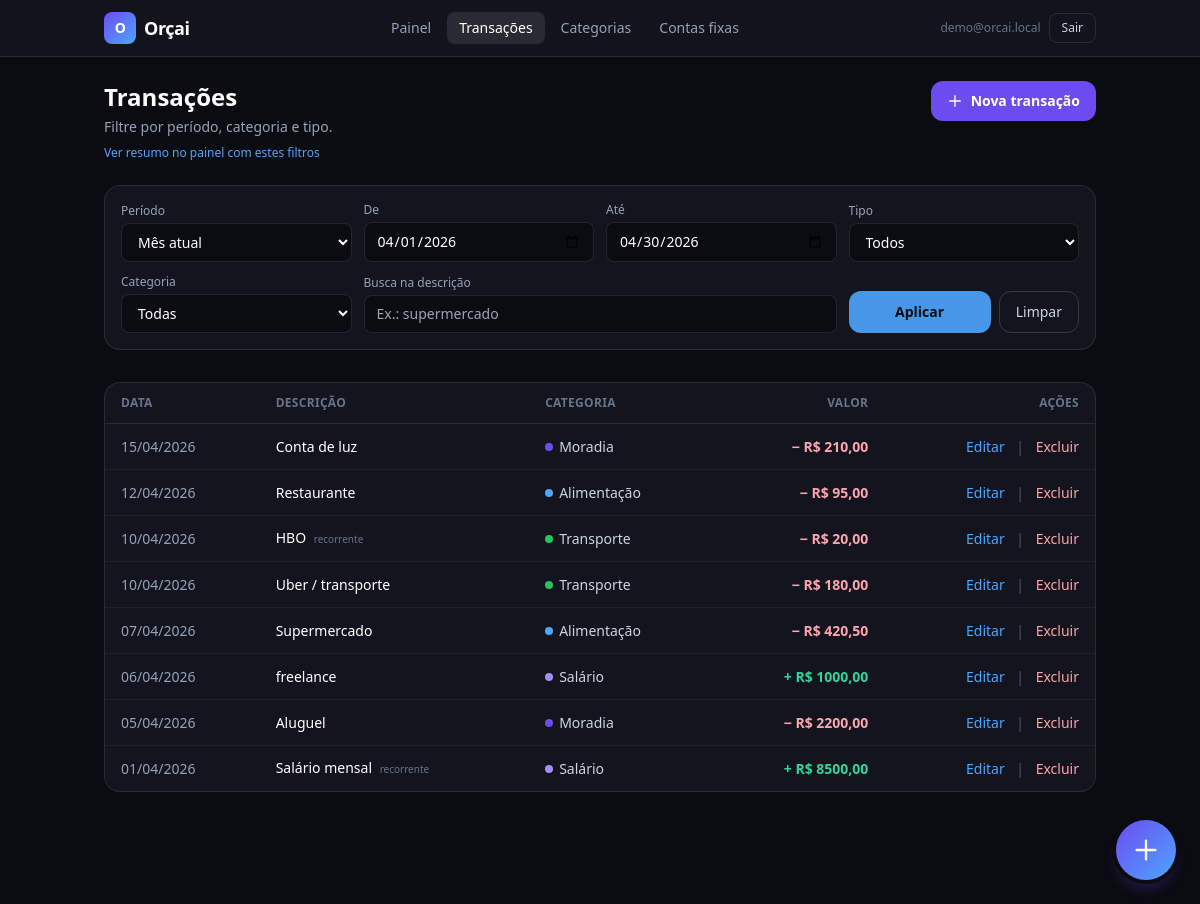
/transacoes/ (signed in), run on the app's committed database.
### users/models.py (models this page shows, shortened)
class User(AbstractUser):
    email = models.EmailField("e-mail", unique=True)
    USERNAME_FIELD = "email"
    REQUIRED_FIELDS: list[str] = []
    class Meta:
        verbose_name = "usuário"
        verbose_name_plural = "usuários"

### finance/models.py (models this page shows, shortened)
class Transaction(models.Model):
    user = models.ForeignKey(
        settings.AUTH_USER_MODEL,
        on_delete=models.CASCADE,
        related_name="transactions",
    )
    description = models.CharField("descrição", max_length=255)
    amount = models.DecimalField(
        "valor",
        max_digits=14,
        decimal_places=2,
        validators=[MinValueValidator(Decimal("0.01"))],
    )
    transaction_type = models.CharField(
        "tipo",
        max_length=16,
        choices=TransactionType.choices,
    )
    category = models.ForeignKey(
        Category,
        on_delete=models.SET_NULL,
        null=True,
        blank=True,
        related_name="transactions",
    )
    occurred_on = models.DateField("data")
    is_recurring = models.BooleanField(
        "recorrente",
        default=False,
        help_text="Indica padrão recorrente além do plano de parcelas (ex.: assinatura).",
    )
    installment_plan = models.ForeignKey(
        InstallmentPlan,
        on_delete=models.CASCADE,
        null=True,
        blank=True,
        related_name="transactions",
    )
    installment_number = models.PositiveSmallIntegerField(
        "número da parcela",
        null=True,
        blank=True,
    )
    notes = models.TextField("observações", blank=True)
    created_at = models.DateTimeField(auto_now_add=True)
    updated_at = models.DateTimeField(auto_now=True)
    class Meta:
        verbose_name = "transação"
        verbose_name_plural = "transações"
        ordering = ["-occurred_on", "-pk"]
        indexes = [
            models.Index(fields=["user", "occurred_on"]),
            models.Index(fields=["user", "transaction_type", "occurred_on"]),
        ]

class Category(models.Model):
    user = models.ForeignKey(
        settings.AUTH_USER_MODEL,
        on_delete=models.CASCADE,
        related_name="categories",
    )
    name = models.CharField("nome", max_length=120)
    slug = models.SlugField(max_length=130, blank=True)
    kind = models.CharField(
        "tipo",
        max_length=16,
        choices=CategoryKind.choices,
        default=CategoryKind.EXPENSE,
    )
    color = models.CharField("cor (hex)", max_length=7, default="#6C4CF1")
    sort_order = models.PositiveSmallIntegerField("ordem", default=0)
    is_system = models.BooleanField(
        "categoria do sistema",
        default=False,
        help_text="Criada automaticamente; o usuário pode ocultar mas não excluir facilmente.",
    )
    created_at = models.DateTimeField(auto_now_add=True)
    updated_at = models.DateTimeField(auto_now=True)
    class Meta:
        verbose_name = "categoria"
        verbose_name_plural = "categorias"
        ordering = ["sort_order", "name"]
        constraints = [
            models.UniqueConstraint(
                fields=["user", "slug"],
                name="unique_category_slug_per_user",
            ),
        ]
        indexes = [
            models.Index(fields=["user", "kind"]),
        ]

### finance/views.py (the view)
# urls.py: path("transacoes/", views.TransactionListView.as_view(), name="transaction_list"),
class TransactionListView(UserScopedMixin, ListView):
    model = Transaction
    context_object_name = "transactions"
    template_name = "finance/transaction_list.html"
    paginate_by = 20
    def get_queryset(self):
        qs = (
            super()
            .get_queryset()
            .select_related("category", "installment_plan")
            .order_by("-occurred_on", "-pk")
        )
        df, dt, period = resolve_period_from_get(self.request.GET)
        self._filter_date_from = df
        self._filter_date_to = dt
        self._period_key = period
        qs = qs.filter(occurred_on__gte=df, occurred_on__lte=dt)
        cat = self.request.GET.get("category")
        if cat and str(cat).isdigit():
            qs = qs.filter(category_id=int(cat))
        tt = self.request.GET.get("type")
        if tt in (TransactionType.INCOME, TransactionType.EXPENSE):
            qs = qs.filter(transaction_type=tt)
        q = (self.request.GET.get("q") or "").strip()
        if q:
            qs = qs.filter(description__icontains=q)
        return qs
    def get_context_data(self, **kwargs):
        ctx = super().get_context_data(**kwargs)
        ctx["filter_date_from"] = self._filter_date_from
        ctx["filter_date_to"] = self._filter_date_to
        ctx["period"] = self._period_key
        ctx["filter_category"] = self.request.GET.get("category") or ""
        ctx["filter_type"] = self.request.GET.get("type") or ""
        ctx["filter_q"] = self.request.GET.get("q") or ""
        ctx["category_choices"] = Category.objects.filter(user=self.request.user).order_by(
            "sort_order", "name"
        )
        p = self.request.GET.copy()
        p.pop("page", None)
        ctx["qs_nopage"] = urlencode(p)
        return ctx

### finance/mixins.py (called while the page is built)
    def get_queryset(self):
        qs = super().get_queryset()
        return qs.filter(**{self.user_field: self.request.user})

### finance/services/dates.py (called while the page is built)
def first_day_of_month(d: date) -> date:
    return date(d.year, d.month, 1)

def last_day_of_month(d: date) -> date:
    last = calendar.monthrange(d.year, d.month)[1]
    return date(d.year, d.month, last)

### finance/services/period.py (called while the page is built, shortened)
def resolve_period_from_get(get) -> tuple[date, date, str]:
    period = get.get("period") or "this_month"
    today = timezone.localdate()
    if period == "last_month":
        first_this = first_day_of_month(today)
        last_prev = first_this - timedelta(days=1)
        return first_day_of_month(last_prev), last_prev, period
    return first_day_of_month(today), last_day_of_month(today), period

### templates/finance/transaction_list.html (shortened to what this page needs)
{% extends "layouts/app_shell.html" %}
{% block app_main %}
<div class="flex flex-col gap-4 sm:flex-row sm:items-start sm:justify-between">
  <div>
    <h1 class="text-2xl font-semibold text-white">Transações</h1>
    <p class="mt-1 text-sm text-slate-400">Filtre por período, categoria e tipo.</p>
    <p class="mt-2 text-xs"><a href="{% url 'dashboard:home' %}{% if request.GET.urlencode %}?{{ request.GET.urlencode }}{% endif %}" class="text-skyfi hover:underline">Ver resumo no painel com estes filtros</a></p>
  </div>
  <a href="{% url 'finance:transaction_create' %}" class="inline-flex shrink-0 items-center justify-center gap-2 rounded-xl bg-orchid px-4 py-2.5 text-sm font-semibold text-white hover:opacity-95">
    <svg class="h-4 w-4" fill="none" viewBox="0 0 24 24" stroke="currentColor"><path stroke-linecap="round" stroke-linejoin="round" stroke-width="2" d="M12 4v16m8-8H4"/></svg>
    Nova transação
  </a>
</div>
<form method="get" class="mt-6 grid gap-3 rounded-2xl border border-white/10 bg-card p-4 sm:grid-cols-2 lg:grid-cols-4 lg:items-end">
  <div>
    <label class="block text-xs font-medium text-slate-400">Período</label>
    <select name="period" class="mt-1 w-full rounded-lg border border-white/10 bg-night px-3 py-2 text-sm text-white focus:ring-2 focus:ring-skyfi">
      <option value="this_month" {% if period == 'this_month' %}selected{% endif %}>Mês atual</option>
    </select>
  </div>
  <div>
    <label class="block text-xs font-medium text-slate-400">De</label>
    <input type="date" name="date_from" value="{{ filter_date_from|date:'Y-m-d' }}" class="mt-1 w-full rounded-lg border border-white/10 bg-night px-3 py-2 text-sm text-white focus:ring-2 focus:ring-skyfi">
  </div>
  <div>
    <label class="block text-xs font-medium text-slate-400">Até</label>
    <input type="date" name="date_to" value="{{ filter_date_to|date:'Y-m-d' }}" class="mt-1 w-full rounded-lg border border-white/10 bg-night px-3 py-2 text-sm text-white focus:ring-2 focus:ring-skyfi">
  </div>
  <div>
    <label class="block text-xs font-medium text-slate-400">Tipo</label>
    <select name="type" class="mt-1 w-full rounded-lg border border-white/10 bg-night px-3 py-2 text-sm text-white focus:ring-2 focus:ring-skyfi">
      <option value="">Todos</option>
    </select>
  </div>
  <div>
    <label class="block text-xs font-medium text-slate-400">Categoria</label>
    <select name="category" class="mt-1 w-full rounded-lg border border-white/10 bg-night px-3 py-2 text-sm text-white focus:ring-2 focus:ring-skyfi">
      <option value="">Todas</option>
    </select>
  </div>
  <div class="sm:col-span-2">
    <label class="block text-xs font-medium text-slate-400">Busca na descrição</label>
    <input type="search" name="q" value="{{ filter_q }}" placeholder="Ex.: supermercado" class="mt-1 w-full rounded-lg border border-white/10 bg-night px-3 py-2 text-sm text-white focus:ring-2 focus:ring-skyfi">
  </div>
  <div class="flex gap-2 sm:col-span-2 lg:col-span-1">
    <button type="submit" class="flex-1 rounded-xl bg-skyfi/90 py-2.5 text-sm font-semibold text-night hover:bg-skyfi">Aplicar</button>
    <a href="{% url 'finance:transaction_list' %}" class="rounded-xl border border-white/15 px-4 py-2.5 text-sm text-slate-300 hover:bg-white/5">Limpar</a>
  </div>
</form>
<div class="mt-8 overflow-x-auto rounded-2xl border border-white/10 bg-card">
  <table class="min-w-full text-left text-sm">
    <thead class="border-b border-white/10 text-xs uppercase tracking-wide text-slate-500">
      <tr>
        <th class="px-4 py-3">Data</th>
        <th class="px-4 py-3">Descrição</th>
        <th class="px-4 py-3">Categoria</th>
        <th class="px-4 py-3 text-right">Valor</th>
        <th class="px-4 py-3 text-right">Ações</th>
      </tr>
    </thead>
    <tbody class="divide-y divide-white/5">
      {% for t in transactions %}
      <tr class="hover:bg-white/[0.02]">
        <td class="whitespace-nowrap px-4 py-3 text-slate-400">{{ t.occurred_on|date:"d/m/Y" }}</td>
        <td class="px-4 py-3">
          <span class="font-medium text-white">{{ t.description }}</span>
          {% if t.is_recurring %}
          <span class="ml-1 text-[10px] text-slate-500">recorrente</span>
          {% endif %}
        </td>
        <td class="px-4 py-3">
          {% if t.category %}
          <span class="inline-flex items-center gap-1.5 text-slate-300">
            <span class="h-2 w-2 rounded-full" style="background:{{ t.category.color }}"></span>
            {{ t.category.name }}
          </span>
          {% else %}
          <span class="text-slate-500">—</span>
          {% endif %}
        </td>
        <td class="px-4 py-3 text-right font-semibold tabular-nums {% if t.transaction_type == 'income' %}text-emerald-400{% else %}text-rose-300{% endif %}">
          {% if t.transaction_type == 'income' %}+{% else %}−{% endif %} R$ {{ t.amount|floatformat:2 }}
        </td>
        <td class="px-4 py-3 text-right whitespace-nowrap">
          <a href="{% url 'finance:transaction_update' t.pk %}" class="text-skyfi hover:underline">Editar</a>
          <span class="mx-2 text-slate-600">|</span>
          <a href="{% url 'finance:transaction_delete' t.pk %}" class="text-red-300 hover:underline">Excluir</a>
        </td>
      </tr>
      {% empty %}
      <tr>
        <td colspan="5" class="px-4 py-12 text-center text-slate-400">Nenhuma transação neste filtro.</td>
      </tr>
      {% endfor %}
    </tbody>
  </table>
</div>
{% endblock %}

### templates/layouts/app_shell.html (shortened to what this page needs)
{% extends "base.html" %}
{% block body %}
{% include "partials/app_nav.html" %}
<main class="mx-auto w-full max-w-5xl flex-1 px-4 pb-28 pt-6">
  {% block app_main %}{% endblock %}
</main>
{% include "partials/fab.html" %}
{% endblock %}

### templates/base.html (shortened to what this page needs)
<!DOCTYPE html>
<html lang="pt-br" class="h-full">
<head>
  <script src="https://cdn.tailwindcss.com"></script>
</head>
<body class="min-h-full bg-night text-slate-100 antialiased">
  <div class="min-h-full flex flex-col">
    {% block body %}{% endblock %}
  </div>
</body>
</html>

### templates/partials/app_nav.html (shortened to what this page needs)
{% with path=request.path %}
<header class="sticky top-0 z-40 border-b border-white/10 bg-card/90 backdrop-blur">
  <div class="mx-auto flex max-w-5xl flex-wrap items-center justify-between gap-3 px-4 py-3">
    <a href="{% url 'dashboard:home' %}" class="flex items-center gap-2 text-lg font-semibold tracking-tight text-white">
      <span class="inline-flex h-8 w-8 items-center justify-center rounded-lg bg-gradient-to-br from-orchid to-skyfi text-sm font-bold">O</span>
      Orçai
    </a>
    <nav class="flex flex-wrap items-center gap-1 text-sm">
      <a href="{% url 'dashboard:home' %}" class="rounded-lg px-3 py-1.5 {% if path == '/' %}bg-white/10 text-white{% else %}text-slate-400 hover:bg-white/5 hover:text-white{% endif %}">Painel</a>
      <a href="{% url 'finance:transaction_list' %}" class="rounded-lg px-3 py-1.5 {% if '/transacoes' in path %}bg-white/10 text-white{% else %}text-slate-400 hover:bg-white/5 hover:text-white{% endif %}">Transações</a>
      <a href="{% url 'finance:category_list' %}" class="rounded-lg px-3 py-1.5 {% if '/categorias' in path %}bg-white/10 text-white{% else %}text-slate-400 hover:bg-white/5 hover:text-white{% endif %}">Categorias</a>
      <a href="{% url 'finance:recurring_list' %}" class="rounded-lg px-3 py-1.5 {% if '/contas-fixas' in path %}bg-white/10 text-white{% else %}text-slate-400 hover:bg-white/5 hover:text-white{% endif %}">Contas fixas</a>
    </nav>
    <div class="flex items-center gap-2">
      <span class="hidden max-w-[140px] truncate text-xs text-slate-500 sm:inline">{{ user.email }}</span>
      <form action="{% url 'users:logout' %}" method="post">
        <button type="submit" class="rounded-lg border border-white/10 px-3 py-1.5 text-xs font-medium text-slate-300 hover:border-white/20 hover:text-white">Sair</button>
      </form>
    </div>
  </div>
</header>
{% endwith %}

### templates/partials/fab.html (shortened to what this page needs)
{% if user.is_authenticated %}
<div class="fixed bottom-6 right-6 z-50">
  <details class="group relative">
    <summary class="flex cursor-pointer list-none items-center justify-center rounded-full bg-gradient-to-br from-orchid to-skyfi p-4 text-white shadow-lg shadow-orchid/30 ring-4 ring-night hover:opacity-95 [&::-webkit-details-marker]:hidden">
      <svg class="h-7 w-7 transition group-open:rotate-45" fill="none" viewBox="0 0 24 24" stroke="currentColor" aria-hidden="true">
        <path stroke-linecap="round" stroke-linejoin="round" stroke-width="2" d="M12 4v16m8-8H4"/>
      </svg>
    </summary>
  </details>
</div>
{% endif %}

### data on the page
User: email "demo@orcai.local"
Transaction: occurred_on "15/04/2026", description "Conta de luz", category.name "Moradia", amount "210,00"
Transaction: occurred_on "12/04/2026", description "Restaurante", category.name "Alimentação", amount "95,00"
Transaction: occurred_on "10/04/2026", description "HBO", is_recurring "recorrente", category.name "Transporte", amount "20,00"
Transaction: occurred_on "10/04/2026", description "Uber / transporte", category.name "Transporte", amount "180,00"
Transaction: occurred_on "07/04/2026", description "Supermercado", category.name "Alimentação", amount "420,50"
Transaction: occurred_on "06/04/2026", description "freelance", category.name "Salário", amount "1000,00"
Transaction: occurred_on "05/04/2026", description "Aluguel", category.name "Moradia", amount "2200,00"
Transaction: occurred_on "01/04/2026", description "Salário mensal", is_recurring "recorrente", category.name "Salário", amount "8500,00"
